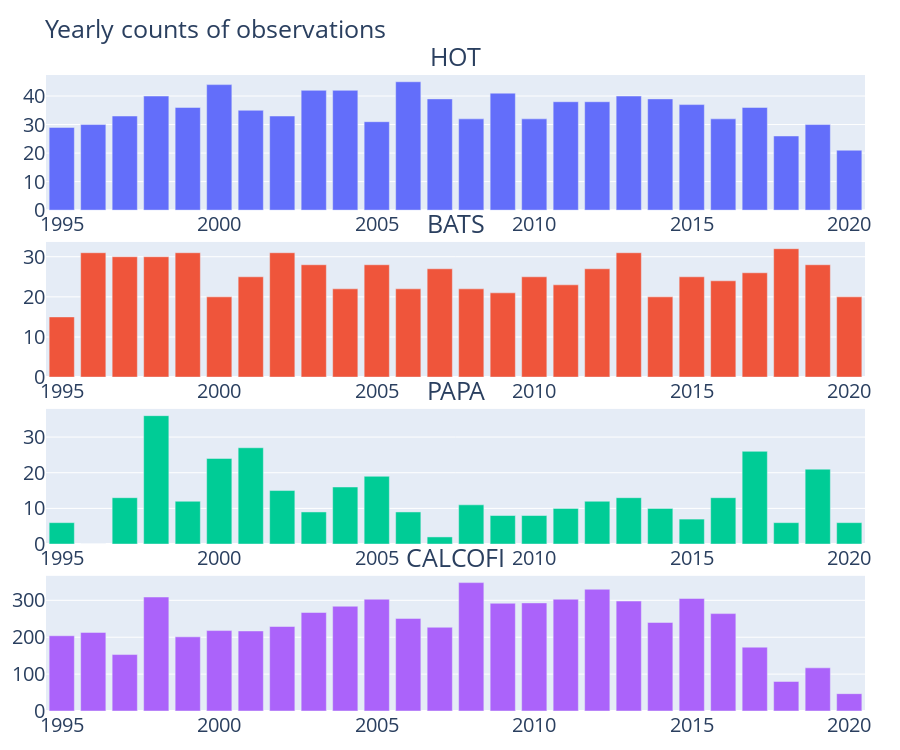

Notebook cell for this chart:
### Code cell
figure = make_subplots(
    rows=4,
    cols=1,
    subplot_titles=["Hot", "Bats", "Papa", "Calcofi"],
    specs=[[{"type": "bar"}] for _ in range(4)],
    vertical_spacing=0.05,
    # shared_xaxes=True,
)

for i, station in enumerate(["hot", "bats", "papa", "calcofi"]):
    figure.add_trace(
        go.Bar(
            y=yearly_by_station[station].dropna(),
            x=yearly_by_station[station].dropna().index,
            name=station.capitalize(),
            marker_color=px.colors.qualitative.Plotly[i],
        ),
        row=i + 1,
        col=1,
    )
figure.update_layout(
    title_text="Yearly counts of observations",
    title_font_size=25,
    showlegend=False,
    font={"size": 20},
    margin={"l": 35, "r": 35, "t": 75, "b": 35},
    height=750,
    # bigger font for subtitles
    annotations=[
        {"text": "HOT", "font": {"size": 25}},
        {"text": "BATS", "font": {"size": 25}},
        {"text": "PAPA", "font": {"size": 25}},
        {"text": "CALCOFI", "font": {"size": 25}},
    ],
)
figure.show()

### Figure 1 — Plotly figure (JSON) as saved in the notebook; plotly's stock layout.template omitted (floating-point values rounded to 4 significant figures)
{"data": [{"marker": {"color": "#636EFA"}, "name": "Hot", "type": "bar", "x": [1995, 1996, 1997, 1998, 1999, 2000, 2001, 2002, 2003, 2004, 2005, 2006, 2007, 2008, 2009, 2010, 2011, 2012, 2013, 2014, 2015, 2016, 2017, 2018, 2019, 2020], "xaxis": "x", "y": [29, 30, 33, 40, 36, 44, 35, 33, 42, 42, 31, 45, 39, 32, 41, 32, 38, 38, 40, 39, 37, 32, 36, 26, 30, 21], "yaxis": "y"}, {"marker": {"color": "#EF553B"}, "name": "Bats", "type": "bar", "x": [1995, 1996, 1997, 1998, 1999, 2000, 2001, 2002, 2003, 2004, 2005, 2006, 2007, 2008, 2009, 2010, 2011, 2012, 2013, 2014, 2015, 2016, 2017, 2018, 2019, 2020], "xaxis": "x2", "y": [15, 31, 30, 30, 31, 20, 25, 31, 28, 22, 28, 22, 27, 22, 21, 25, 23, 27, 31, 20, 25, 24, 26, 32, 28, 20], "yaxis": "y2"}, {"marker": {"color": "#00CC96"}, "name": "Papa", "type": "bar", "x": [1995, 1996, 1997, 1998, 1999, 2000, 2001, 2002, 2003, 2004, 2005, 2006, 2007, 2008, 2009, 2010, 2011, 2012, 2013, 2014, 2015, 2016, 2017, 2018, 2019, 2020], "xaxis": "x3", "y": [6, 0, 13, 36, 12, 24, 27, 15, 9, 16, 19, 9, 2, 11, 8, 8, 10, 12, 13, 10, 7, 13, 26, 6, 21, 6], "yaxis": "y3"}, {"marker": {"color": "#AB63FA"}, "name": "Calcofi", "type": "bar", "x": [1995, 1996, 1997, 1998, 1999, 2000, 2001, 2002, 2003, 2004, 2005, 2006, 2007, 2008, 2009, 2010, 2011, 2012, 2013, 2014, 2015, 2016, 2017, 2018, 2019, 2020], "xaxis": "x4", "y": [204, 213, 153, 309, 201, 218, 217, 229, 267, 284, 303, 251, 227, 348, 292, 293, 303, 330, 298, 240, 305, 264, 173, 80, 117, 47], "yaxis": "y4"}], "layout": {"annotations": [{"font": {"size": 25}, "showarrow": false, "text": "HOT", "x": 0.5, "xanchor": "center", "xref": "paper", "y": 1, "yanchor": "bottom", "yref": "paper"}, {"font": {"size": 25}, "showarrow": false, "text": "BATS", "x": 0.5, "xanchor": "center", "xref": "paper", "y": 0.7375, "yanchor": "bottom", "yref": "paper"}, {"font": {"size": 25}, "showarrow": false, "text": "PAPA", "x": 0.5, "xanchor": "center", "xref": "paper", "y": 0.475, "yanchor": "bottom", "yref": "paper"}, {"font": {"size": 25}, "showarrow": false, "text": "CALCOFI", "x": 0.5, "xanchor": "center", "xref": "paper", "y": 0.2125, "yanchor": "bottom", "yref": "paper"}], "font": {"size": 20}, "height": 750, "margin": {"b": 35, "l": 35, "r": 35, "t": 75}, "showlegend": false, "title": {"font": {"size": 25}, "text": "Yearly counts of observations"}, "xaxis": {"anchor": "y", "domain": [0, 1]}, "xaxis2": {"anchor": "y2", "domain": [0, 1]}, "xaxis3": {"anchor": "y3", "domain": [0, 1]}, "xaxis4": {"anchor": "y4", "domain": [0, 1]}, "yaxis": {"anchor": "x", "domain": [0.7875, 1]}, "yaxis2": {"anchor": "x2", "domain": [0.525, 0.7375]}, "yaxis3": {"anchor": "x3", "domain": [0.2625, 0.475]}, "yaxis4": {"anchor": "x4", "domain": [0, 0.2125]}}}
